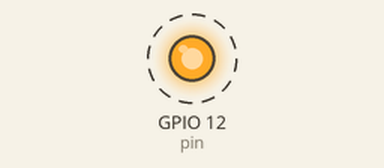
Recording of a program running on a simulated Raspberry Pi (BCM pin numbers). On the bench: output pins drawn as LEDs (lit = HIGH). Dashed ring = blinking.

Above: at 0.5 s.
Timing chart, 0 to 4.6 s (numbered marks = the images above):
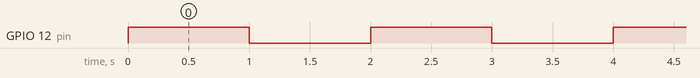

The program:

led_blink2.py
```python
import RPi.GPIO as GPIO
import time

pin = 12

GPIO.setmode(GPIO.BCM)
GPIO.setup(pin, GPIO.OUT)

try :
    while True:
        GPIO.output(pin, True)
        time.sleep(1)

        GPIO.output(pin, False)
        time.sleep(1)

except KeyboardInterrupt:
    GPIO.cleanup()
```

Measured:
- by itself, GPIO 12 (pin): alternates HIGH for 1.0 s and LOW for 1.0 s
